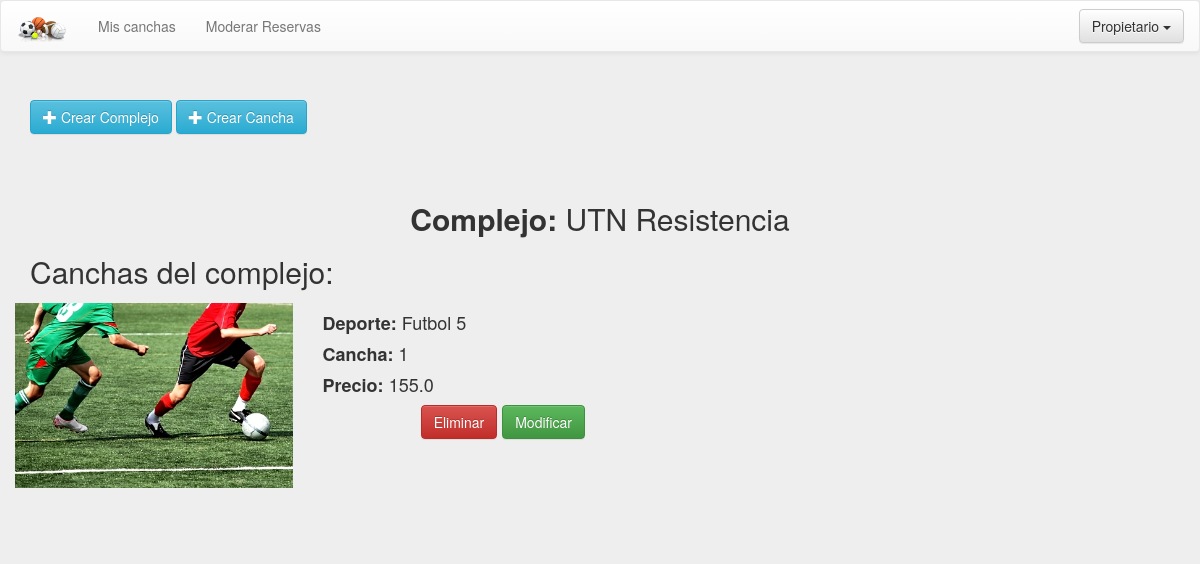
/miscanchas/ (signed in), run on the app's committed database.
### website/models.py (models this page shows, shortened)
class Complejo(models.Model):
	nombre = models.CharField(max_length=50)
	direccion = models.CharField(max_length=100)
	latitud = models.FloatField(null=True, blank=True)
	longitud = models.FloatField(null=True, blank=True)
	duenio = models.ForeignKey(User)

class Cancha(models.Model):
	hora_opciones=(
		('0','00.00 hs'), ('1','01.00 hs'), ('2','02.00 hs'),
		('3','03.00 hs'), ('4','04.00 hs'), ('5','05.00 hs'),
		('6','06.00 hs'), ('7','07.00 hs'), ('8','08.00 hs'),
		('9','09.00 hs'), ('10','10.00 hs'), ('11','11.00 hs'),
		('12','12.00 hs'), ('13','13.00 hs'), ('14','14.00 hs'),
		('15','15.00 hs'), ('16','16.00 hs'), ('17','17.00 hs'),
		('18','18.00 hs'), ('19','19.00 hs'), ('20','20.00 hs'),
		('21','21.00 hs'), ('22','22.00 hs'), ('23','23.00 hs'),
	)
	hora_comienzo_atencion = models.CharField(max_length=4,choices=hora_opciones)
	hora_fin_atencion = models.CharField(max_length=4,choices=hora_opciones)
	precio_por_turno = models.FloatField()
	imagen =  models.ImageField(upload_to='canchas', verbose_name='Imágen')
	deporte = models.ForeignKey(Deporte)
	complejo = models.ForeignKey(Complejo)
	numero_cancha = models.IntegerField(blank=True, null=True)

class Deporte(models.Model):
	nombre = models.CharField(max_length=50)

### website/views.py (the view)
# urls.py: url(r'^miscanchas/$', 'website.views.mis_canchas'),
@login_required(login_url='/login/')
@user_passes_test(is_propiertario)
def mis_canchas(request):
	user = request.user
	complejos = Complejo.objects.filter(duenio=user)
	results = Cancha.objects.filter(complejo=complejos).order_by('-id')
	return render_to_response('list_canchas_propietario_1.html',
		{'results': results,
		'complejos': complejos,
		'user': user,
		'today': datetime.now()},
		context_instance=RequestContext(request))

### website/views.py (called while the page is built)
def is_propiertario(user):
    return user.groups.filter(name='Propietarios').exists()

### website/templates/list_canchas_propietario_1.html (shortened to what this page needs)
{% extends "base.html" %}
{% block head %}
<link rel="stylesheet" href="{{ STATIC_URL }}css/list.css">
{% endblock head%}
{% block body %}
<div class="jumbotron center" style="padding-bottom: 0;" >
	<div class="container">
		<a class="btn btn-info" href="/complejo/crear/"><span class="glyphicon glyphicon-plus"></span> Crear Complejo</a>
		{% if complejos %}
		<a class="btn btn-info" href="/cancha/crear/"><span class="glyphicon glyphicon-plus"></span> Crear Cancha</a>
		{% endif %}
	</div>
</div>
<div class="jumbotron center">
	{% if complejos%}
	{% for complejo in complejos %}
	<div class="container">
	<h2 class="text-center"><strong>Complejo: </strong>{{complejo.nombre}}</h2>
	<h2>Canchas del complejo:</h2>
		<div class="row">
		{% if complejo.cancha_set.all %}
				{% for result in complejo.cancha_set.all %}
					<div class="col-md-6 itemList">
						<div class="col-md-6 element" >
							<img src="{{ result.imagen.url }}">
						</div>
						<div class="col-md-6">
							<h4><strong>Deporte: </strong> {{result.deporte.nombre}}</h4>
							<h4><strong>Cancha: </strong> {{result.numero_cancha}}</h4>
							<h4><strong> Precio: </strong>{{result.precio_por_turno}}</h4>
							<a class="btn btn-success reservar" href="/cancha/modificar/{{result.pk}}">Modificar</a>
							<form id="form_eliminar_{{result.pk}}" role="form" action="/cancha/eliminar/" method="post">
								<button class="btn btn-danger reservar" style="margin-right: 5px;" type="submit">Eliminar</button>
							</form>
						</div>
					</div>
		        {% endfor %}
        			</div>
        	</div>
        {% else %}
        <div class="alert alert-info alert-dismissible" role="alert">
            <h3 style="text-align: center;">Este complejo aún no tiene canchas. Puede agregarlas haciendo click en "Crear Cancha"</h3>
     	</div>
		{% endif %}
        {% endfor %}
		{% else %}
		<div class="container">
		<div class="alert alert-info alert-dismissible" role="alert">
            <h3 style="text-align: center;">¡Aún no tienes complejos! Comienza creando uno.</h3>
     	</div>
     	</div>
		{%endif%}
	</div>
{% endblock body %}

### website/templates/base.html (shortened to what this page needs)
<!DOCTYPE html>
 <html class="no-js">
	<head>
			<link rel="stylesheet" href="{{ STATIC_URL }}css/bootstrap.min.css">
			<link rel="stylesheet" href="{{ STATIC_URL }}css/bootstrap-theme.min.css">
			{% block head %}{% endblock head %}
	</head>
	<body>
		<nav class="navbar navbar-default" role="navigation">
		  <div class="container-fluid">
		    <div class="navbar-header">
		      <a class="navbar-brand" href="#">
		      	<img src="{{STATIC_URL}}img/logo.png">
		      </a>
		    </div>
		    <div class="collapse navbar-collapse" id="bs-example-navbar-collapse-1">
		   	{% block nav_links %}
		      <ul class="nav navbar-nav">
		      {% if user.groups.all.0.name == 'Clientes' %}
					<li><a href="/">Inicio</a></li>
					<li><a href="/reservas">Mis Reservas</a></li>
			  {% elif user.groups.all.0.name == 'Propietarios' %}
			  		<li><a href="/miscanchas">Mis canchas</a></li>
					<li><a href="/reservaspropietario">Moderar Reservas</a></li>
			  {% endif %}
			  </ul>
		     {% endblock nav_links %}
		      <ul class="nav navbar-nav navbar-right">
		      {% block nav_right %}
		      {% if user.is_authenticated %}
				<li>
					<div class="dropdown">
						<button class="btn btn-default dropdown-toggle navbar-btn" type="button" id="dropdownMenu1" data-toggle="dropdown">
							{% if user.first_name %}
								{{user.first_name}}
							{% else %}
								{{user.username}}
							{% endif %}
							<span class="caret"></span>
						</button>
					</div>
				</li>
				{% else %}
				<div >
					<a class="btn btn-default navbar-btn" href="/register">Registrarse</a>
					<a class="btn btn-primary navbar-btn" href="/login">Iniciar sesi&oacute;n</a>
				</div>
				{% endif %}
		      {% endblock nav_right %}
		      </ul>
		    </div>
		  </div>
		</nav>
		{% block body %}{% endblock body %}
	</body>
</html>

### website/static/css/list.css (style rules this page uses)
.itemList { margin-top: 5px; padding: 0px; }
.itemList img { width: 100%; height: auto; }
.itemList .element { padding-left: 0px; }
.itemList .reservar { float: right; }

### website/templates/base.html (style rules this page uses)
.jumbotron { margin-bottom: 0; }
body { background-color: #eee }

### data on the page
Complejo: nombre "UTN Resistencia"
Cancha: imagen (picture), deporte.nombre "Futbol 5", numero_cancha "1", precio_por_turno "155.0"

### other printed values
{{ user.first_name }} "Propietario"
